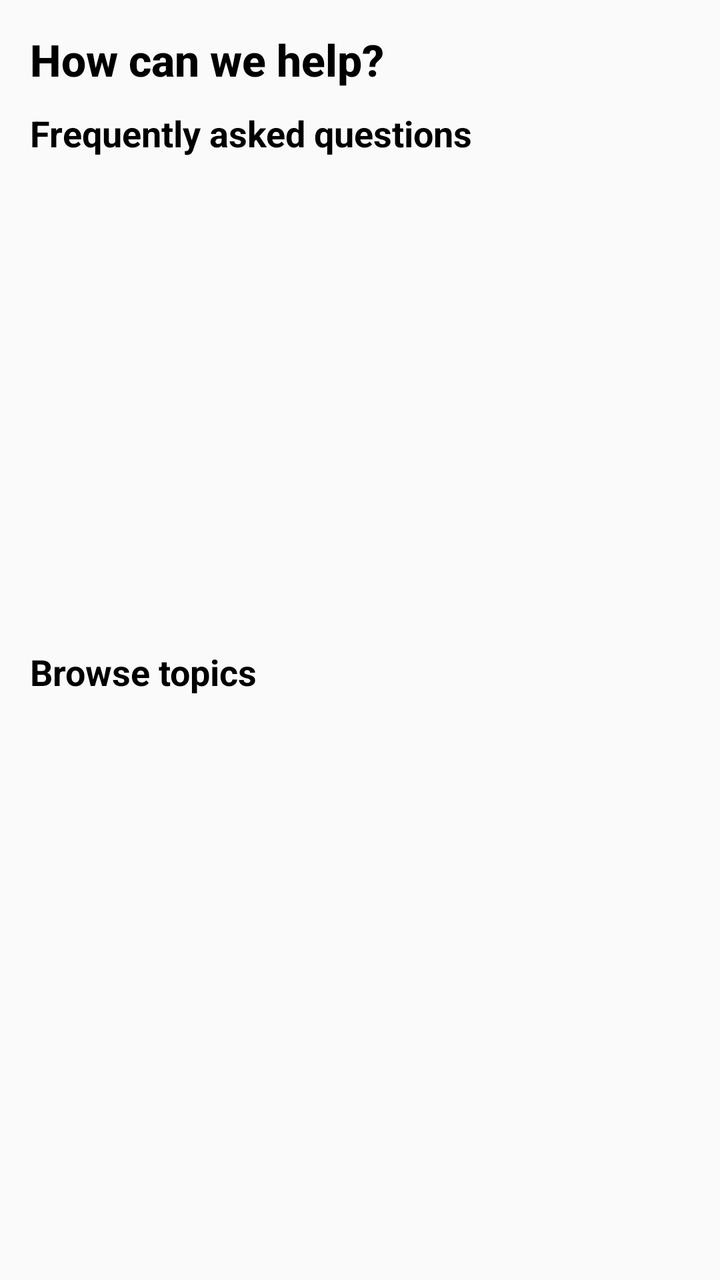
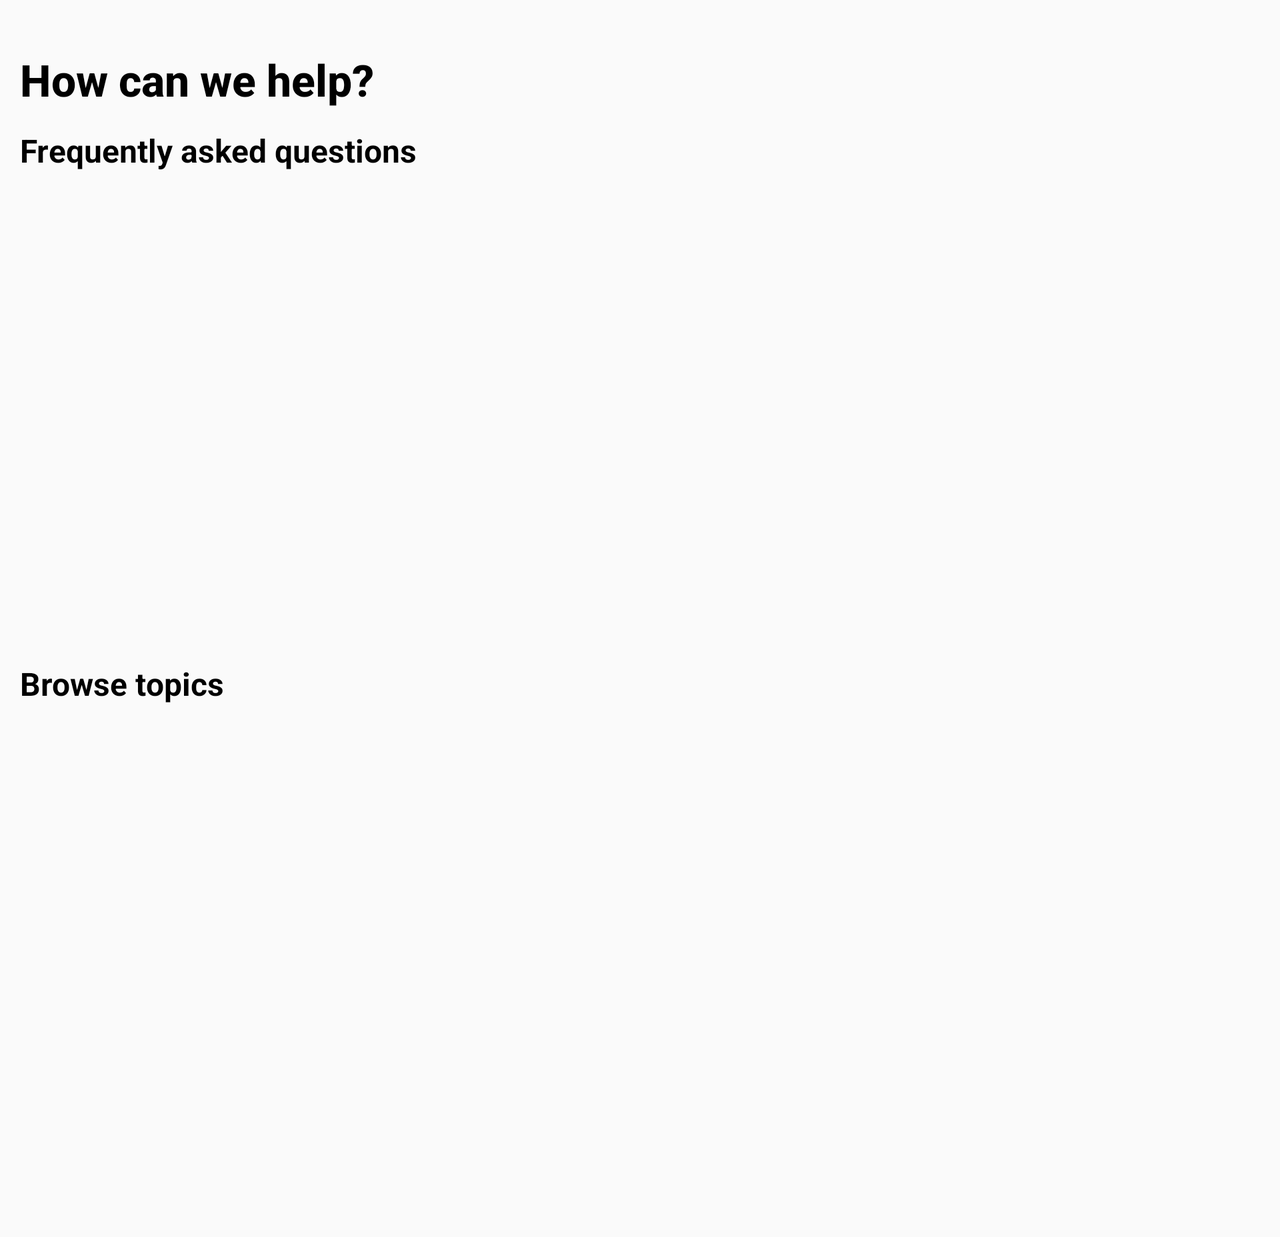

First picture: res/layout/ on a phone held upright. Second picture: the repository's own variant of that layout, on a device whose configuration matches the variant's folder. Source for both follows.
<!-- AndroidManifest.xml: application theme AppTheme -->
<!-- res/layout/activity_help_screen.xml -->
<?xml version="1.0" encoding="utf-8"?>
<androidx.constraintlayout.widget.ConstraintLayout xmlns:android="http://schemas.android.com/apk/res/android"
    xmlns:app="http://schemas.android.com/apk/res-auto"
    xmlns:tools="http://schemas.android.com/tools"
    android:layout_width="match_parent"
    android:layout_height="match_parent"
    tools:context=".HelpActivity">

    <TextView
        android:id="@+id/textView5"
        android:layout_width="wrap_content"
        android:layout_height="wrap_content"
        android:layout_marginStart="15dp"
        android:layout_marginTop="15dp"
        android:fontFamily="sans-serif-medium"
        android:text="How can we help?"
        android:textColor="#000000"
        android:textSize="22sp"
        android:textStyle="bold"
        app:layout_constraintStart_toStartOf="parent"
        app:layout_constraintTop_toTopOf="parent" />

    <TextView
        android:id="@+id/textView6"
        android:layout_width="wrap_content"
        android:layout_height="wrap_content"
        android:layout_marginStart="15dp"
        android:layout_marginTop="10dp"
        android:text="Frequently asked questions"
        android:textColor="#000000"
        android:textSize="18sp"
        android:textStyle="bold"
        app:layout_constraintStart_toStartOf="parent"
        app:layout_constraintTop_toBottomOf="@+id/textView5" />

    <TextView
        android:id="@+id/textView7"
        android:layout_width="wrap_content"
        android:layout_height="wrap_content"
        android:layout_marginStart="15dp"
        android:layout_marginTop="10dp"
        android:text="Browse topics"
        android:textColor="#000000"
        android:textSize="18sp"
        android:textStyle="bold"
        app:layout_constraintStart_toStartOf="parent"
        app:layout_constraintTop_toBottomOf="@+id/list1" />

    <ListView
        android:id="@+id/list1"
        android:layout_width="409dp"
        android:layout_height="225dp"
        android:layout_marginStart="1dp"
        android:layout_marginTop="10dp"
        android:layout_marginEnd="1dp"
        app:layout_constraintEnd_toEndOf="parent"
        app:layout_constraintStart_toStartOf="parent"
        app:layout_constraintTop_toBottomOf="@+id/textView6" />

    <ListView
        android:id="@+id/list2"
        android:layout_width="409dp"
        android:layout_height="256dp"
        android:layout_marginStart="1dp"
        android:layout_marginTop="10dp"
        android:layout_marginEnd="1dp"
        app:layout_constraintEnd_toEndOf="parent"
        app:layout_constraintStart_toStartOf="parent"
        app:layout_constraintTop_toBottomOf="@+id/textView7" />
</androidx.constraintlayout.widget.ConstraintLayout>
<!-- resources referenced by this layout -->
<resources>
  <style name="AppTheme" parent="Theme.AppCompat.Light.DarkActionBar">
          
          <item name="colorPrimary">@color/colorPrimary</item>
          <item name="colorPrimaryDark">@color/colorPrimaryDark</item>
          <item name="colorAccent">@color/colorAccent</item>
      </style>
  <color name="colorPrimary">#001a33</color>
  <color name="colorPrimaryDark">#001a33</color>
  <color name="colorAccent">#cc99ff</color>
</resources>
<!-- res/layout-land/activity_help_screen.xml (the repository's variant of the layout above) -->
<!-- drawn on the phone turned sideways -->
<?xml version="1.0" encoding="utf-8"?>
<ScrollView xmlns:android="http://schemas.android.com/apk/res/android"
    xmlns:app="http://schemas.android.com/apk/res-auto"
    xmlns:tools="http://schemas.android.com/tools"
    android:layout_width="match_parent"
    android:layout_height="match_parent">

<androidx.constraintlayout.widget.ConstraintLayout xmlns:android="http://schemas.android.com/apk/res/android"
    xmlns:app="http://schemas.android.com/apk/res-auto"
    xmlns:tools="http://schemas.android.com/tools"
    android:layout_width="match_parent"
    android:layout_height="match_parent"
    tools:context=".HelpActivity">

    <TextView
        android:id="@+id/textView5"
        android:layout_width="wrap_content"
        android:layout_height="wrap_content"
        android:layout_marginStart="10dp"
        android:layout_marginTop="25dp"
        android:fontFamily="sans-serif-medium"
        android:text="How can we help?"
        android:textColor="#000000"
        android:textSize="22sp"
        android:textStyle="bold"
        app:layout_constraintStart_toStartOf="parent"
        app:layout_constraintTop_toTopOf="parent" />

    <TextView
        android:id="@+id/textView6"
        android:layout_width="wrap_content"
        android:layout_height="wrap_content"
        android:layout_marginStart="10dp"
        android:layout_marginTop="10dp"
        android:text="Frequently asked questions"
        android:textColor="#000000"
        android:textSize="16sp"
        android:textStyle="bold"
        app:layout_constraintStart_toStartOf="parent"
        app:layout_constraintTop_toBottomOf="@+id/textView5" />

    <TextView
        android:id="@+id/textView7"
        android:layout_width="wrap_content"
        android:layout_height="wrap_content"
        android:layout_marginStart="10dp"
        android:layout_marginTop="10dp"
        android:text="Browse topics"
        android:textColor="#000000"
        android:textSize="16sp"
        android:textStyle="bold"
        app:layout_constraintStart_toStartOf="parent"
        app:layout_constraintTop_toBottomOf="@+id/list1" />

    <ListView
        android:id="@+id/list1"
        android:layout_width="409dp"
        android:layout_height="225dp"
        android:layout_marginStart="1dp"
        android:layout_marginTop="10dp"
        android:layout_marginEnd="1dp"
        app:layout_constraintEnd_toEndOf="parent"
        app:layout_constraintStart_toStartOf="parent"
        app:layout_constraintTop_toBottomOf="@+id/textView6" />

    <ListView
        android:id="@+id/list2"
        android:layout_width="409dp"
        android:layout_height="256dp"
        android:layout_marginStart="1dp"
        android:layout_marginTop="10dp"
        android:layout_marginEnd="1dp"
        app:layout_constraintEnd_toEndOf="parent"
        app:layout_constraintStart_toStartOf="parent"
        app:layout_constraintTop_toBottomOf="@+id/textView7" />

</androidx.constraintlayout.widget.ConstraintLayout>
</ScrollView>
